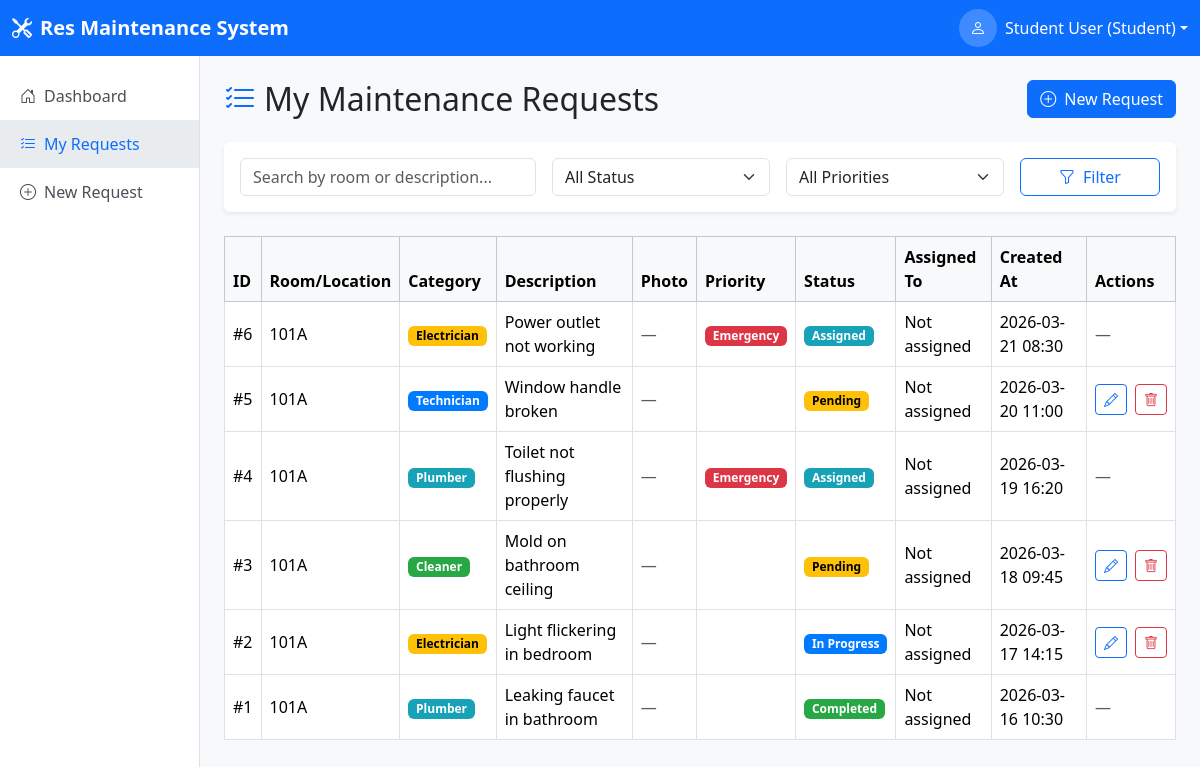
/my-requests (signed in), run on the app's committed database.
### app.py (models this page shows, shortened)
class User(UserMixin, db.Model):
    id = db.Column(db.Integer, primary_key=True)
    full_name = db.Column(db.String(100))
    email = db.Column(db.String(120), unique=True)
    password_hash = db.Column(db.String(200))
    role = db.Column(db.String(20))
    room_number = db.Column(db.String(20), nullable=True)
    created_at = db.Column(db.DateTime, default=datetime.utcnow)
    def unread_notifications_count(self):
        return self.notifications.filter_by(is_read=False).count()

class Request(db.Model):
    id = db.Column(db.Integer, primary_key=True)
    user_id = db.Column(db.Integer)
    staff_id = db.Column(db.Integer, nullable=True)
    room_number = db.Column(db.String(20), nullable=False)
    category = db.Column(db.String(50))
    description = db.Column(db.Text, nullable=False)
    priority = db.Column(db.String(20), nullable=False)
    status = db.Column(db.String(20), default="Pending")
    photo_path = db.Column(db.String(200), nullable=True)
    created_at = db.Column(db.DateTime, default=datetime.utcnow)
    updated_at = db.Column(db.DateTime, default=datetime.utcnow, onupdate=datetime.utcnow)

### app.py (the view)
@app.route('/my-requests')
@login_required
def my_requests():
    if current_user.role != "student":
        flash("Unauthorized access.", "danger")
        return redirect(url_for("dashboard"))
    page = request.args.get('page', 1, type=int)
    per_page = 10
    pagination = Request.query.filter_by(user_id=current_user.id)\
                              .order_by(Request.created_at.desc())\
                              .paginate(page=page, per_page=per_page)
    requests = pagination.items
    for req in requests:
        if req.staff_id:
            staff = User.query.get(req.staff_id)
            req.staff_name = staff.full_name if staff else "Unknown"
    return render_template('student/my_requests.html', requests=requests, pagination=pagination)

### app.py (called while the page is built)
@app.context_processor
def inject_notifications():
    if not current_user.is_authenticated:
        return {'unread_count': 0, 'has_unread': False}
    unread_count = current_user.unread_notifications_count()
    return {'unread_count': unread_count, 'has_unread': unread_count > 0}

@app.template_filter('format_datetime')
def format_datetime(value, format='%Y-%m-%d %H:%M'):
    if value is None:
        value = datetime.now()
    return value.strftime(format)

@login_manager.user_loader
def load_user(user_id):
    return User.query.get(int(user_id))

### templates/student/my_requests.html (shortened to what this page needs)
<!DOCTYPE html>
<html lang="en">
<head>
    <link href="https://cdn.jsdelivr.net/npm/bootstrap@5.3.2/dist/css/bootstrap.min.css" rel="stylesheet">
    <link href="https://cdn.jsdelivr.net/npm/bootstrap-icons@1.11.3/font/bootstrap-icons.css" rel="stylesheet">
</head>
<body>
<nav class="navbar navbar-expand navbar-dark bg-primary">
    <div class="container-fluid">
        <a class="navbar-brand" href="#"><i class="bi bi-tools me-2"></i>Res Maintenance System</a>
        <div class="ms-auto d-flex align-items-center">
            <div class="dropdown">
                <a class="d-flex align-items-center text-decoration-none dropdown-toggle text-white" href="#" data-bs-toggle="dropdown">
                    <div class="bg-primary text-white rounded-circle d-flex align-items-center justify-content-center me-2" style="width:38px;height:38px; background-color: rgba(255,255,255,0.2) !important;">
                        <i class="bi bi-person"></i>
                    </div>
                    <span class="d-none d-md-block">{{ current_user.full_name }} ({{ current_user.role.title() }})</span>
                </a>
            </div>
        </div>
    </div>
</nav>
<div class="d-flex">
    <div class="sidebar col-12 col-md-3 col-lg-2 p-0">
        <ul class="nav flex-column pt-3">
            <li class="nav-item"><a class="nav-link" href="{{ url_for('dashboard') }}"><i class="bi bi-house-door me-2"></i>Dashboard</a></li>
            <li class="nav-item"><a class="nav-link active" href="{{ url_for('my_requests') }}"><i class="bi bi-list-check me-2"></i>My Requests</a></li>
            <li class="nav-item"><a class="nav-link" href="{{ url_for('new_request') }}"><i class="bi bi-plus-circle me-2"></i>New Request</a></li>
        </ul>
    </div>
    <main class="col-12 col-md-9 col-lg-10 p-4">
        <div class="d-flex justify-content-between align-items-center mb-4">
            <h2 class="mb-0"><i class="bi bi-list-check me-2 text-primary"></i>My Maintenance Requests</h2>
            <a href="{{ url_for('new_request') }}" class="btn btn-primary"><i class="bi bi-plus-circle me-2"></i>New Request</a>
        </div>
        <div class="card mb-4 border-0 shadow-sm">
            <div class="card-body">
                <div class="row g-3">
                    <div class="col-md-4"><input type="text" class="form-control" id="searchInput" placeholder="Search by room or description..."></div>
                    <div class="col-md-3">
                        <select class="form-select" id="statusFilter">
                            <option value="">All Status</option>
                        </select>
                    </div>
                    <div class="col-md-3">
                        <select class="form-select" id="priorityFilter">
                            <option value="">All Priorities</option>
                        </select>
                    </div>
                    <div class="col-md-2">
                        <button class="btn btn-outline-primary w-100" onclick="applyFilters()"><i class="bi bi-funnel me-2"></i>Filter</button>
                    </div>
                </div>
            </div>
        </div>
        <div class="table-responsive">
            <table class="table table-bordered table-hover align-middle" id="requestsTable">
                <thead class="table-light">
                    <tr>
                        <th>ID</th><th>Room/Location</th><th>Category</th><th>Description</th>
                        <th>Photo</th><th>Priority</th><th>Status</th><th>Assigned To</th>
                        <th>Created At</th><th>Actions</th>
                    </tr>
                </thead>
                <tbody>
                    {% for req in requests %}
                    <tr data-status="{{ req.status }}" data-priority="{{ req.priority }}">
                        <td>#{{ req.id }}</td>
                        <td>{{ req.room_number }}</td>
                        <td>
                            {% if req.category %}<span class="badge category-{{ req.category }}">{{ req.category|capitalize }}</span>{% endif %}
                        </td>
                        <td>{{ req.description | truncate(40, True) }}</td>
                        <td>
                            {% if req.photo_path %}
                                <img src="{{ url_for('static', filename=req.photo_path) }}" class="photo-thumbnail" onclick="showPhoto('{{ url_for('static', filename=req.photo_path) }}')" data-bs-toggle="modal" data-bs-target="#photoModal">
                            {% else %}<span class="text-muted">—</span>{% endif %}
                        </td>
                        <td><span class="badge priority-{{ req.priority|lower }}">{{ req.priority }}</span></td>
                        <td><span class="badge badge-{{ req.status|lower|replace(' ', '-') }}">{{ req.status }}</span></td>
                        <td>{{ req.staff_name if req.staff_name else 'Not assigned' }}</td>
                        <td>{{ req.created_at | format_datetime }}</td>
                        <td>
                            {% if req.status not in ['Assigned','Completed'] %}
                                <div class="d-flex gap-2">
                                    <a href="{{ url_for('edit_request', request_id=req.id) }}" class="btn btn-sm btn-outline-primary"><i class="bi bi-pencil"></i></a>
                                    <form action="{{ url_for('delete_request', request_id=req.id) }}" method="POST" onsubmit="return confirm('Delete this request?');">
                                        <button type="submit" class="btn btn-sm btn-outline-danger"><i class="bi bi-trash"></i></button>
                                    </form>
                                </div>
                            {% else %}<span class="text-muted">—</span>{% endif %}
                        </td>
                    </tr>
                    {% endfor %}
                </tbody>
            </table>
        </div>
    </main>
</div>
</body>
</html>

### templates/student/my_requests.html (style rules this page uses)
body { min-height: 100vh; background-color: #f8f9fa; }
.sidebar { min-height: calc(100vh - 56px); background-color: #ffffff; border-right: 1px solid #dee2e6; }
.nav-link { color: #495057; padding: 0.75rem 1.25rem; }
.nav-link:hover, .nav-link.active { background-color: #e9ecef; color: #0d6efd; }
.navbar-brand { font-weight: 600; }
.badge-pending { background-color: #ffc107; color: #000; }
.badge-assigned { background-color: #17a2b8; color: #fff; }
.badge-in-progress { background-color: #007bff; color: #fff; }
.badge-completed { background-color: #28a745; color: #fff; }
.priority-emergency { background-color: #dc3545; color: #fff; }
.category-plumber { background-color: #17a2b8; color: white; }
.category-cleaner { background-color: #28a745; color: white; }
.category-electrician { background-color: #ffc107; color: #000; }
.category-technician { background-color: #007bff; color: white; }

### data on the page
User: full_name "Student User", role "Student"
Request: id "6", room_number "101A", category "Electrician", description "Power outlet not working", priority "Emergency", status "Assigned", staff_name "Not assigned", created_at "2026-03-21 08:30"
Request: id "5", room_number "101A", category "Technician", description "Window handle broken", status "Pending", staff_name "Not assigned", created_at "2026-03-20 11:00"
Request: id "4", room_number "101A", category "Plumber", description "Toilet not flushing properly", priority "Emergency", status "Assigned", staff_name "Not assigned", created_at "2026-03-19 16:20"
Request: id "3", room_number "101A", category "Cleaner", description "Mold on bathroom ceiling", status "Pending", staff_name "Not assigned", created_at "2026-03-18 09:45"
Request: id "2", room_number "101A", category "Electrician", description "Light flickering in bedroom", status "In Progress", staff_name "Not assigned", created_at "2026-03-17 14:15"
Request: id "1", room_number "101A", category "Plumber", description "Leaking faucet in bathroom", status "Completed", staff_name "Not assigned", created_at "2026-03-16 10:30"
